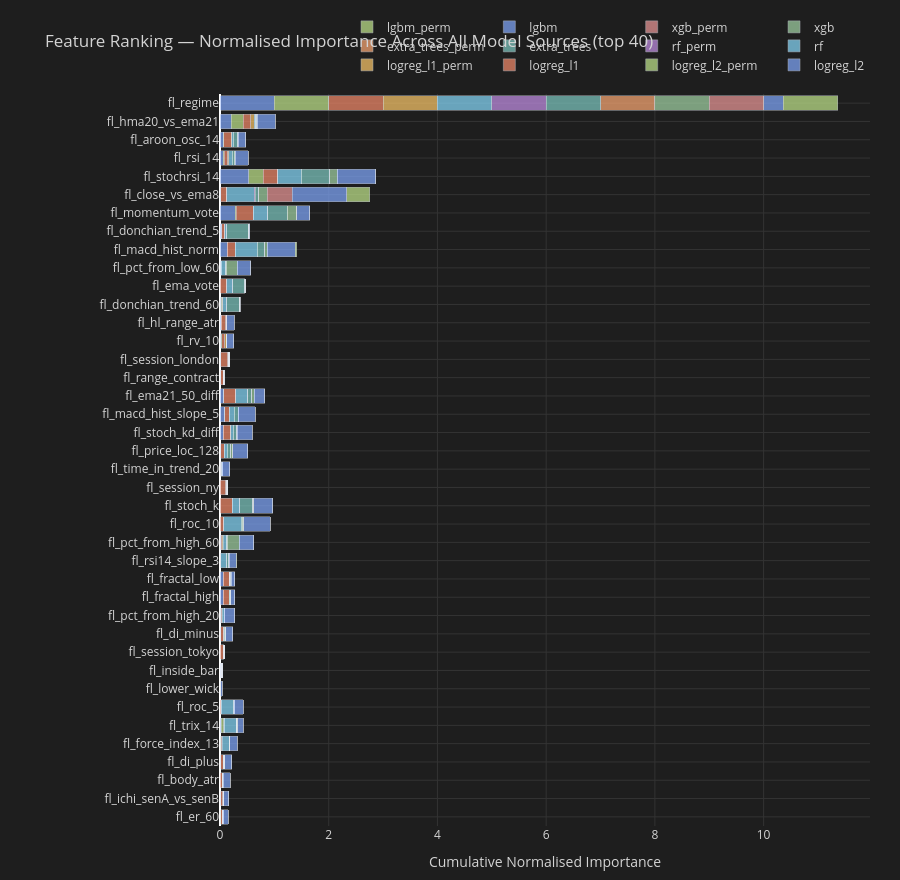

Notebook cell for this chart:
### Code cell
# ── Stacked bar chart: each feature's vote rank per model source ──────────────
_N_VIS = min(40, len(selected_features))
_vis_feats = selected_features[:_N_VIS]
_src_names = list(feat_rankings.keys())
_src_colors = [
    '#82aaff','#c3e88d','#f78c6c','#ffcb6b','#89ddff','#c792ea',
    '#80cbc4','#ffab76','#a5d6a7','#ef9a9a',
]

fig = go.Figure()
for _si, _src in enumerate(_src_names):
    _imp = feat_rankings[_src]
    _imp_norm = _imp / (_imp.max() + 1e-9)   # normalise 0-1
    _vals = [float(_imp_norm.get(f, 0.0)) for f in _vis_feats]
    fig.add_trace(go.Bar(
        name=_src,
        y=_vis_feats[::-1],
        x=_vals[::-1],
        orientation='h',
        marker_color=_src_colors[_si % len(_src_colors)],
        opacity=0.7,
    ))

fig.update_layout(
    title=f'Feature Ranking — Normalised Importance Across All Model Sources (top {_N_VIS})',
    barmode='stack',
    height=max(600, _N_VIS * 22),
    xaxis=dict(title='Cumulative Normalised Importance', gridcolor='#333'),
    yaxis=dict(automargin=True, gridcolor='#333'),
    paper_bgcolor='#1e1e1e', plot_bgcolor='#1e1e1e', font=dict(color='#d4d4d4'),
    legend=dict(orientation='h', yanchor='bottom', y=1.02, xanchor='right', x=1),
    margin=dict(l=220, r=30, t=80, b=40),
)
fig.show()

### Figure 1 — Plotly figure (JSON) as saved in the notebook; plotly's stock layout.template omitted (floating-point values rounded to 4 significant figures)
{"data": [{"marker": {"color": "#82aaff"}, "name": "logreg_l2", "opacity": 0.7, "orientation": "h", "type": "bar", "x": [0.008012, 0.01062, 0.006607, 0.01828, 0.008164, 0.01911, 0.003911, 0.004045, 0.01704, 0.005722, 0.01308, 0.01008, 0.06375, 0.06416, 0.005792, 0.01395, 0.001106, 0.002936, 0.005436, 0.002876, 0.01629, 0.06245, 0.08796, 0.06533, 0.01041, 0.01355, 0.01539, 0.02208, 0.01121, 0.004627, 0.009472, 0.1312, 0.02798, 0.2819, 0.01457, 0.5314, 0.057, 0.05838, 0.2082, 1.0], "y": ["fl_er_60", "fl_ichi_senA_vs_senB", "fl_body_atr", "fl_di_plus", "fl_force_index_13", "fl_trix_14", "fl_roc_5", "fl_lower_wick", "fl_inside_bar", "fl_session_tokyo", "fl_di_minus", "fl_pct_from_high_20", "fl_fractal_high", "fl_fractal_low", "fl_rsi14_slope_3", "fl_pct_from_high_60", "fl_roc_10", "fl_stoch_k", "fl_session_ny", "fl_time_in_trend_20", "fl_price_loc_128", "fl_stoch_kd_diff", "fl_macd_hist_slope_5", "fl_ema21_50_diff", "fl_range_contract", "fl_session_london", "fl_rv_10", "fl_hl_range_atr", "fl_donchian_trend_60", "fl_ema_vote", "fl_pct_from_low_60", "fl_macd_hist_norm", "fl_donchian_trend_5", "fl_momentum_vote", "fl_close_vs_ema8", "fl_stochrsi_14", "fl_rsi_14", "fl_aroon_osc_14", "fl_hma20_vs_ema21", "fl_regime"]}, {"marker": {"color": "#c3e88d"}, "name": "logreg_l2_perm", "opacity": 0.7, "orientation": "h", "type": "bar", "x": [0.001939, 0.006193, 0, 0, 0.005415, 0.04754, 0, 0.002849, 5.187e-05, 0.0004722, 0.001589, 0, 0, 0, 0, 0.01085, 0.0002667, 0, 0.001462, 0.00184, 0, 0, 0, 0, 0.001169, 0.002381, 0.01249, 0, 0.01821, 0, 0.002974, 0, 0, 0.01265, 0, 0.2664, 0.02385, 0.01227, 0.2227, 1.0], "y": ["fl_er_60", "fl_ichi_senA_vs_senB", "fl_body_atr", "fl_di_plus", "fl_force_index_13", "fl_trix_14", "fl_roc_5", "fl_lower_wick", "fl_inside_bar", "fl_session_tokyo", "fl_di_minus", "fl_pct_from_high_20", "fl_fractal_high", "fl_fractal_low", "fl_rsi14_slope_3", "fl_pct_from_high_60", "fl_roc_10", "fl_stoch_k", "fl_session_ny", "fl_time_in_trend_20", "fl_price_loc_128", "fl_stoch_kd_diff", "fl_macd_hist_slope_5", "fl_ema21_50_diff", "fl_range_contract", "fl_session_london", "fl_rv_10", "fl_hl_range_atr", "fl_donchian_trend_60", "fl_ema_vote", "fl_pct_from_low_60", "fl_macd_hist_norm", "fl_donchian_trend_5", "fl_momentum_vote", "fl_close_vs_ema8", "fl_stochrsi_14", "fl_rsi_14", "fl_aroon_osc_14", "fl_hma20_vs_ema21", "fl_regime"]}, {"marker": {"color": "#f78c6c"}, "name": "logreg_l1", "opacity": 0.7, "orientation": "h", "type": "bar", "x": [0.03769, 0.03091, 0.03502, 0.0419, 0.01905, 0.01592, 0.01735, 0.003798, 0.01872, 0.06214, 0.05063, 0.02449, 0.1098, 0.1128, 0.003855, 0.01813, 0.06372, 0.2188, 0.09628, 0.01058, 0.0573, 0.1347, 0.08461, 0.2232, 0.05639, 0.1268, 0.055, 0.0801, 0.01276, 0.1179, 0.007979, 0.1485, 0.05637, 0.3215, 0.112, 0.2615, 0.06464, 0.1379, 0.1312, 1.0], "y": ["fl_er_60", "fl_ichi_senA_vs_senB", "fl_body_atr", "fl_di_plus", "fl_force_index_13", "fl_trix_14", "fl_roc_5", "fl_lower_wick", "fl_inside_bar", "fl_session_tokyo", "fl_di_minus", "fl_pct_from_high_20", "fl_fractal_high", "fl_fractal_low", "fl_rsi14_slope_3", "fl_pct_from_high_60", "fl_roc_10", "fl_stoch_k", "fl_session_ny", "fl_time_in_trend_20", "fl_price_loc_128", "fl_stoch_kd_diff", "fl_macd_hist_slope_5", "fl_ema21_50_diff", "fl_range_contract", "fl_session_london", "fl_rv_10", "fl_hl_range_atr", "fl_donchian_trend_60", "fl_ema_vote", "fl_pct_from_low_60", "fl_macd_hist_norm", "fl_donchian_trend_5", "fl_momentum_vote", "fl_close_vs_ema8", "fl_stochrsi_14", "fl_rsi_14", "fl_aroon_osc_14", "fl_hma20_vs_ema21", "fl_regime"]}, {"marker": {"color": "#ffcb6b"}, "name": "logreg_l1_perm", "opacity": 0.7, "orientation": "h", "type": "bar", "x": [0.002363, 0.01202, 0, 0, 0.009155, 0, 0, 0.0009882, 0, 0, 0.004711, 0.002785, 0, 0, 0.002182, 0.01289, 0, 0, 0.01744, 0.002221, 0, 0, 0, 0, 0.002566, 0.0209, 0.02885, 0.008695, 0.01152, 0, 0.00533, 0, 0, 0, 0, 0, 0.01433, 0.01068, 0.07016, 1.0], "y": ["fl_er_60", "fl_ichi_senA_vs_senB", "fl_body_atr", "fl_di_plus", "fl_force_index_13", "fl_trix_14", "fl_roc_5", "fl_lower_wick", "fl_inside_bar", "fl_session_tokyo", "fl_di_minus", "fl_pct_from_high_20", "fl_fractal_high", "fl_fractal_low", "fl_rsi14_slope_3", "fl_pct_from_high_60", "fl_roc_10", "fl_stoch_k", "fl_session_ny", "fl_time_in_trend_20", "fl_price_loc_128", "fl_stoch_kd_diff", "fl_macd_hist_slope_5", "fl_ema21_50_diff", "fl_range_contract", "fl_session_london", "fl_rv_10", "fl_hl_range_atr", "fl_donchian_trend_60", "fl_ema_vote", "fl_pct_from_low_60", "fl_macd_hist_norm", "fl_donchian_trend_5", "fl_momentum_vote", "fl_close_vs_ema8", "fl_stochrsi_14", "fl_rsi_14", "fl_aroon_osc_14", "fl_hma20_vs_ema21", "fl_regime"]}, {"marker": {"color": "#89ddff"}, "name": "rf", "opacity": 0.7, "orientation": "h", "type": "bar", "x": [0.002693, 0.004521, 0.004187, 0.01129, 0.1325, 0.2244, 0.2326, 0.0002244, 3.572e-05, 5.352e-05, 0.005816, 0.03795, 0.0003266, 0.0004195, 0.1128, 0.06887, 0.3281, 0.1407, 0.0004521, 0.01509, 0.05608, 0.04972, 0.09212, 0.2263, 8.338e-05, 2.06e-05, 0.002781, 0.0007155, 0.06939, 0.1138, 0.0835, 0.4037, 0.04138, 0.2659, 0.502, 0.4373, 0.06862, 0.02288, 0.0215, 1.0], "y": ["fl_er_60", "fl_ichi_senA_vs_senB", "fl_body_atr", "fl_di_plus", "fl_force_index_13", "fl_trix_14", "fl_roc_5", "fl_lower_wick", "fl_inside_bar", "fl_session_tokyo", "fl_di_minus", "fl_pct_from_high_20", "fl_fractal_high", "fl_fractal_low", "fl_rsi14_slope_3", "fl_pct_from_high_60", "fl_roc_10", "fl_stoch_k", "fl_session_ny", "fl_time_in_trend_20", "fl_price_loc_128", "fl_stoch_kd_diff", "fl_macd_hist_slope_5", "fl_ema21_50_diff", "fl_range_contract", "fl_session_london", "fl_rv_10", "fl_hl_range_atr", "fl_donchian_trend_60", "fl_ema_vote", "fl_pct_from_low_60", "fl_macd_hist_norm", "fl_donchian_trend_5", "fl_momentum_vote", "fl_close_vs_ema8", "fl_stochrsi_14", "fl_rsi_14", "fl_aroon_osc_14", "fl_hma20_vs_ema21", "fl_regime"]}, {"marker": {"color": "#c792ea"}, "name": "rf_perm", "opacity": 0.7, "orientation": "h", "type": "bar", "x": [7.378e-05, 0, 0, 0.0007353, 0, 0, 0, 9.879e-06, 2.843e-05, 3.831e-05, 0, 0, 0, 0, 0, 0, 0, 0, 0, 0, 0, 0, 0, 0, 9.436e-05, 0, 7.388e-05, 0, 0.0008111, 0, 0, 0, 0, 0, 0.02264, 0, 0.0006119, 0.004688, 0.00305, 1.0], "y": ["fl_er_60", "fl_ichi_senA_vs_senB", "fl_body_atr", "fl_di_plus", "fl_force_index_13", "fl_trix_14", "fl_roc_5", "fl_lower_wick", "fl_inside_bar", "fl_session_tokyo", "fl_di_minus", "fl_pct_from_high_20", "fl_fractal_high", "fl_fractal_low", "fl_rsi14_slope_3", "fl_pct_from_high_60", "fl_roc_10", "fl_stoch_k", "fl_session_ny", "fl_time_in_trend_20", "fl_price_loc_128", "fl_stoch_kd_diff", "fl_macd_hist_slope_5", "fl_ema21_50_diff", "fl_range_contract", "fl_session_london", "fl_rv_10", "fl_hl_range_atr", "fl_donchian_trend_60", "fl_ema_vote", "fl_pct_from_low_60", "fl_macd_hist_norm", "fl_donchian_trend_5", "fl_momentum_vote", "fl_close_vs_ema8", "fl_stochrsi_14", "fl_rsi_14", "fl_aroon_osc_14", "fl_hma20_vs_ema21", "fl_regime"]}, {"marker": {"color": "#80cbc4"}, "name": "extra_trees", "opacity": 0.7, "orientation": "h", "type": "bar", "x": [0.006565, 0.0004106, 0.004389, 0.01288, 0.003546, 0.003864, 0.005218, 0.000176, 0.0004631, 0.00584, 0.01925, 0.002971, 0.01876, 0.02435, 0.04032, 0.005006, 0.01217, 0.2414, 0.007944, 0.004191, 0.07151, 0.0602, 0.06782, 0.06627, 0.001539, 0.0005777, 0.0008477, 0.0003921, 0.2331, 0.2206, 0.003527, 0.1438, 0.3982, 0.3515, 0.06488, 0.5204, 0.03661, 0.08176, 0.0149, 1.0], "y": ["fl_er_60", "fl_ichi_senA_vs_senB", "fl_body_atr", "fl_di_plus", "fl_force_index_13", "fl_trix_14", "fl_roc_5", "fl_lower_wick", "fl_inside_bar", "fl_session_tokyo", "fl_di_minus", "fl_pct_from_high_20", "fl_fractal_high", "fl_fractal_low", "fl_rsi14_slope_3", "fl_pct_from_high_60", "fl_roc_10", "fl_stoch_k", "fl_session_ny", "fl_time_in_trend_20", "fl_price_loc_128", "fl_stoch_kd_diff", "fl_macd_hist_slope_5", "fl_ema21_50_diff", "fl_range_contract", "fl_session_london", "fl_rv_10", "fl_hl_range_atr", "fl_donchian_trend_60", "fl_ema_vote", "fl_pct_from_low_60", "fl_macd_hist_norm", "fl_donchian_trend_5", "fl_momentum_vote", "fl_close_vs_ema8", "fl_stochrsi_14", "fl_rsi_14", "fl_aroon_osc_14", "fl_hma20_vs_ema21", "fl_regime"]}, {"marker": {"color": "#ffab76"}, "name": "extra_trees_perm", "opacity": 0.7, "orientation": "h", "type": "bar", "x": [0.002137, 0.0002146, 0, 0, 0, 0, 0, 0.0007345, 0.0003891, 0.003963, 0.005936, 0.0003287, 0, 0, 0, 0, 0, 0, 0.003824, 0, 0, 0, 0, 0, 0, 0.001365, 0.001546, 0, 0, 0, 0.002363, 0, 0, 0, 0, 0, 0, 0, 0.0002791, 1.0], "y": ["fl_er_60", "fl_ichi_senA_vs_senB", "fl_body_atr", "fl_di_plus", "fl_force_index_13", "fl_trix_14", "fl_roc_5", "fl_lower_wick", "fl_inside_bar", "fl_session_tokyo", "fl_di_minus", "fl_pct_from_high_20", "fl_fractal_high", "fl_fractal_low", "fl_rsi14_slope_3", "fl_pct_from_high_60", "fl_roc_10", "fl_stoch_k", "fl_session_ny", "fl_time_in_trend_20", "fl_price_loc_128", "fl_stoch_kd_diff", "fl_macd_hist_slope_5", "fl_ema21_50_diff", "fl_range_contract", "fl_session_london", "fl_rv_10", "fl_hl_range_atr", "fl_donchian_trend_60", "fl_ema_vote", "fl_pct_from_low_60", "fl_macd_hist_norm", "fl_donchian_trend_5", "fl_momentum_vote", "fl_close_vs_ema8", "fl_stochrsi_14", "fl_rsi_14", "fl_aroon_osc_14", "fl_hma20_vs_ema21", "fl_regime"]}, {"marker": {"color": "#a5d6a7"}, "name": "xgb", "opacity": 0.7, "orientation": "h", "type": "bar", "x": [0.002374, 0.002241, 0.006226, 0.002918, 0.002108, 0.01529, 0.006309, 0.001479, 0.002253, 0.00104, 0.003446, 0.001877, 0.008107, 0.008173, 0.003245, 0.2275, 0.03094, 0.0169, 0.002473, 0.004351, 0.03332, 0.006461, 0.004921, 0.04634, 0.005079, 0.001481, 0.002812, 0.006507, 0.003286, 0.004497, 0.2047, 0.04414, 0.00385, 0.1774, 0.1565, 0.1429, 0.01032, 0.004719, 0.009035, 1], "y": ["fl_er_60", "fl_ichi_senA_vs_senB", "fl_body_atr", "fl_di_plus", "fl_force_index_13", "fl_trix_14", "fl_roc_5", "fl_lower_wick", "fl_inside_bar", "fl_session_tokyo", "fl_di_minus", "fl_pct_from_high_20", "fl_fractal_high", "fl_fractal_low", "fl_rsi14_slope_3", "fl_pct_from_high_60", "fl_roc_10", "fl_stoch_k", "fl_session_ny", "fl_time_in_trend_20", "fl_price_loc_128", "fl_stoch_kd_diff", "fl_macd_hist_slope_5", "fl_ema21_50_diff", "fl_range_contract", "fl_session_london", "fl_rv_10", "fl_hl_range_atr", "fl_donchian_trend_60", "fl_ema_vote", "fl_pct_from_low_60", "fl_macd_hist_norm", "fl_donchian_trend_5", "fl_momentum_vote", "fl_close_vs_ema8", "fl_stochrsi_14", "fl_rsi_14", "fl_aroon_osc_14", "fl_hma20_vs_ema21", "fl_regime"]}, {"marker": {"color": "#ef9a9a"}, "name": "xgb_perm", "opacity": 0.7, "orientation": "h", "type": "bar", "x": [0, 4.815e-05, 0.001922, 0, 0, 0, 0, 7.3e-06, 3.246e-05, 0, 0, 0.0001425, 0, 0, 0, 0, 0, 0, 0, 0.0004522, 0, 0, 0, 0, 0, 0, 0, 0.004485, 0.0004172, 5.386e-05, 4.061e-05, 0, 0, 0, 0.4547, 0, 0, 0.001951, 0, 1.0], "y": ["fl_er_60", "fl_ichi_senA_vs_senB", "fl_body_atr", "fl_di_plus", "fl_force_index_13", "fl_trix_14", "fl_roc_5", "fl_lower_wick", "fl_inside_bar", "fl_session_tokyo", "fl_di_minus", "fl_pct_from_high_20", "fl_fractal_high", "fl_fractal_low", "fl_rsi14_slope_3", "fl_pct_from_high_60", "fl_roc_10", "fl_stoch_k", "fl_session_ny", "fl_time_in_trend_20", "fl_price_loc_128", "fl_stoch_kd_diff", "fl_macd_hist_slope_5", "fl_ema21_50_diff", "fl_range_contract", "fl_session_london", "fl_rv_10", "fl_hl_range_atr", "fl_donchian_trend_60", "fl_ema_vote", "fl_pct_from_low_60", "fl_macd_hist_norm", "fl_donchian_trend_5", "fl_momentum_vote", "fl_close_vs_ema8", "fl_stochrsi_14", "fl_rsi_14", "fl_aroon_osc_14", "fl_hma20_vs_ema21", "fl_regime"]}, {"marker": {"color": "#82aaff"}, "name": "lgbm", "opacity": 0.7, "orientation": "h", "type": "bar", "x": [0.09057, 0.09599, 0.1306, 0.1256, 0.139, 0.09891, 0.1598, 0.02546, 0.002504, 0.001252, 0.1294, 0.1866, 0.07179, 0.06386, 0.1348, 0.2634, 0.4917, 0.3452, 0.001252, 0.1336, 0.2717, 0.2805, 0.3088, 0.1966, 0.004174, 0, 0.1327, 0.1348, 0.009599, 0.004591, 0.2479, 0.5154, 0.01795, 0.2358, 1.0, 0.7083, 0.2462, 0.1344, 0.3335, 0.3593], "y": ["fl_er_60", "fl_ichi_senA_vs_senB", "fl_body_atr", "fl_di_plus", "fl_force_index_13", "fl_trix_14", "fl_roc_5", "fl_lower_wick", "fl_inside_bar", "fl_session_tokyo", "fl_di_minus", "fl_pct_from_high_20", "fl_fractal_high", "fl_fractal_low", "fl_rsi14_slope_3", "fl_pct_from_high_60", "fl_roc_10", "fl_stoch_k", "fl_session_ny", "fl_time_in_trend_20", "fl_price_loc_128", "fl_stoch_kd_diff", "fl_macd_hist_slope_5", "fl_ema21_50_diff", "fl_range_contract", "fl_session_london", "fl_rv_10", "fl_hl_range_atr", "fl_donchian_trend_60", "fl_ema_vote", "fl_pct_from_low_60", "fl_macd_hist_norm", "fl_donchian_trend_5", "fl_momentum_vote", "fl_close_vs_ema8", "fl_stochrsi_14", "fl_rsi_14", "fl_aroon_osc_14", "fl_hma20_vs_ema21", "fl_regime"]}, {"marker": {"color": "#c3e88d"}, "name": "lgbm_perm", "opacity": 0.7, "orientation": "h", "type": "bar", "x": [0, 0, 0.001001, 0, 0, 0, 0, 2.623e-05, 6.515e-05, 0, 0, 0, 0.0001234, 0.0002069, 0.005086, 0, 0, 0, 0, 0.0008466, 0, 0, 0, 0, 3.235e-06, 0, 0, 0.003396, 0, 5.89e-05, 0, 0.0269, 0, 0, 0.4238, 0, 0, 0, 0, 1.0], "y": ["fl_er_60", "fl_ichi_senA_vs_senB", "fl_body_atr", "fl_di_plus", "fl_force_index_13", "fl_trix_14", "fl_roc_5", "fl_lower_wick", "fl_inside_bar", "fl_session_tokyo", "fl_di_minus", "fl_pct_from_high_20", "fl_fractal_high", "fl_fractal_low", "fl_rsi14_slope_3", "fl_pct_from_high_60", "fl_roc_10", "fl_stoch_k", "fl_session_ny", "fl_time_in_trend_20", "fl_price_loc_128", "fl_stoch_kd_diff", "fl_macd_hist_slope_5", "fl_ema21_50_diff", "fl_range_contract", "fl_session_london", "fl_rv_10", "fl_hl_range_atr", "fl_donchian_trend_60", "fl_ema_vote", "fl_pct_from_low_60", "fl_macd_hist_norm", "fl_donchian_trend_5", "fl_momentum_vote", "fl_close_vs_ema8", "fl_stochrsi_14", "fl_rsi_14", "fl_aroon_osc_14", "fl_hma20_vs_ema21", "fl_regime"]}], "layout": {"barmode": "stack", "font": {"color": "#d4d4d4"}, "height": 880, "legend": {"orientation": "h", "x": 1, "xanchor": "right", "y": 1.02, "yanchor": "bottom"}, "margin": {"b": 40, "l": 220, "r": 30, "t": 80}, "paper_bgcolor": "#1e1e1e", "plot_bgcolor": "#1e1e1e", "title": {"text": "Feature Ranking — Normalised Importance Across All Model Sources (top 40)"}, "xaxis": {"gridcolor": "#333", "title": {"text": "Cumulative Normalised Importance"}}, "yaxis": {"automargin": true, "gridcolor": "#333"}}}
